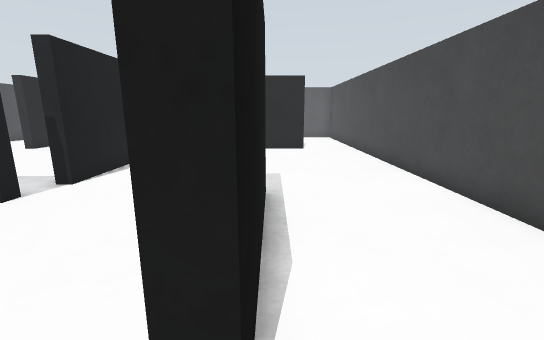
View 1 (above)

16 first-person views from a walk through a world built for the Gazebo simulator. The camera is 0.51 m above the floor, tilts 12° down and sees 90° across. The floor is counted in squares, 0.25 m on a side. Each view is taken from the middle of a square. On the plan, view 1 faces up. The plan holds only what a view shows up to about 16 squares ahead; the rest is blank. The place goes on beyond the plan.

View 2
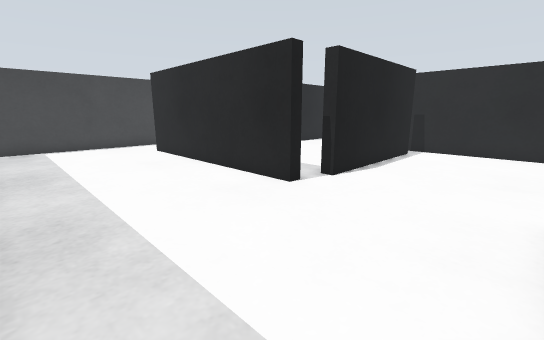

View 3
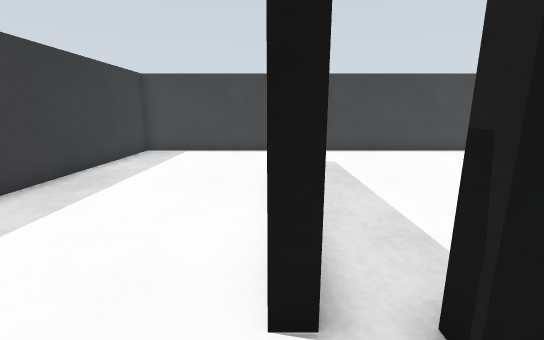

View 4
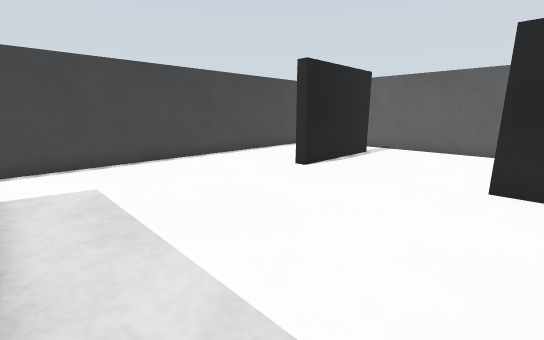

View 5
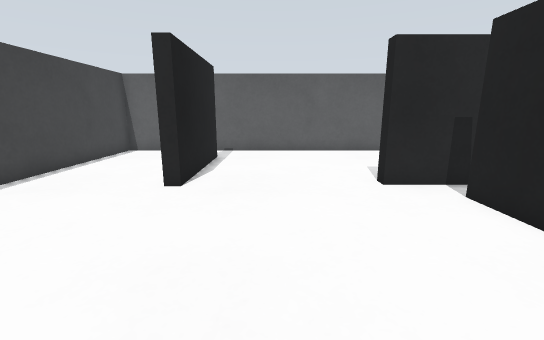

View 6
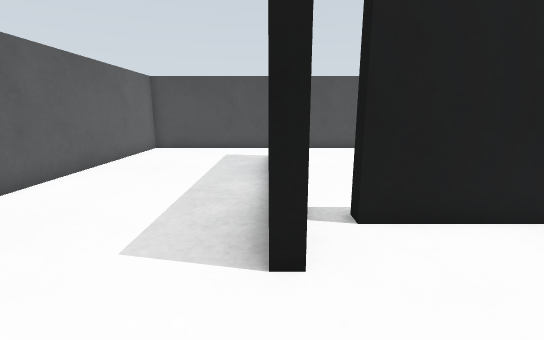

View 7
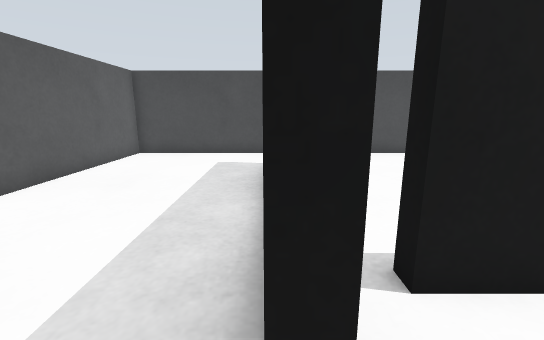

View 8
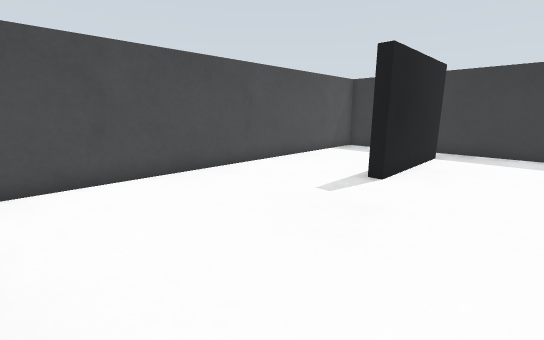

View 9
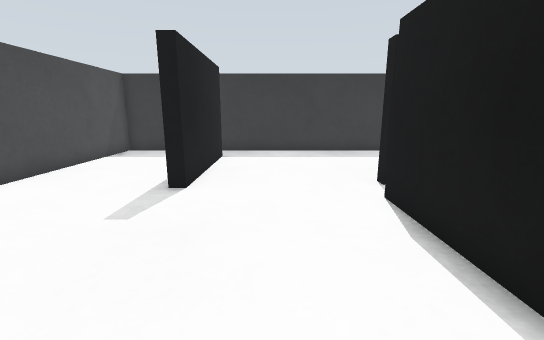

View 10
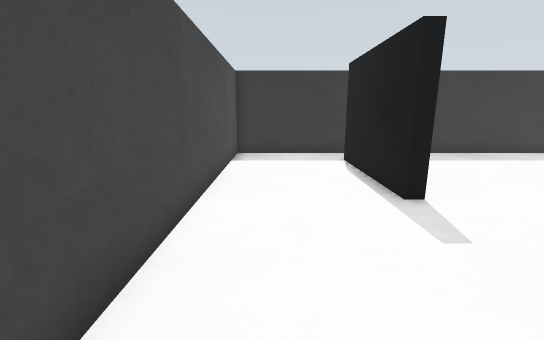

View 11
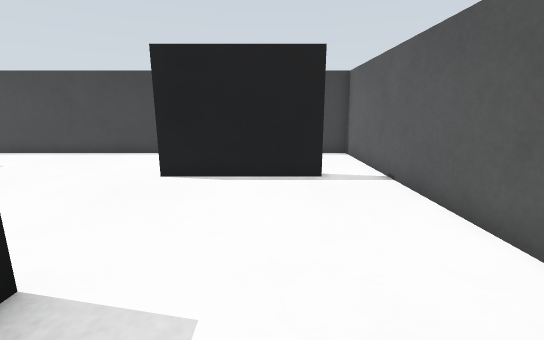

View 12
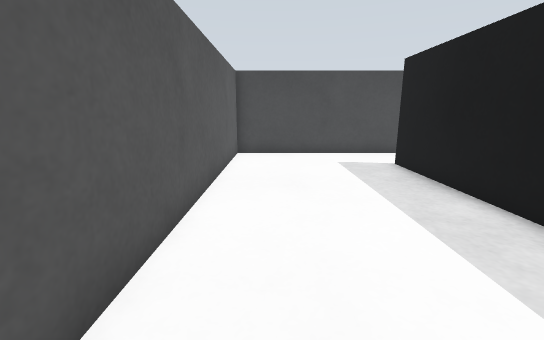

View 13
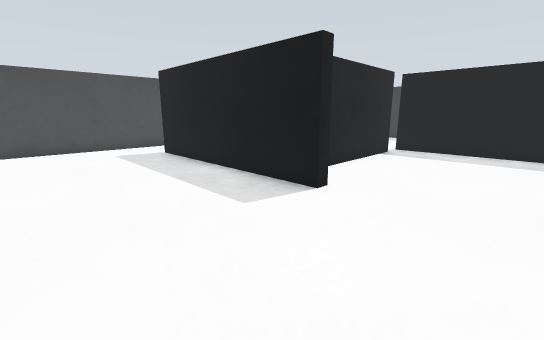

View 14
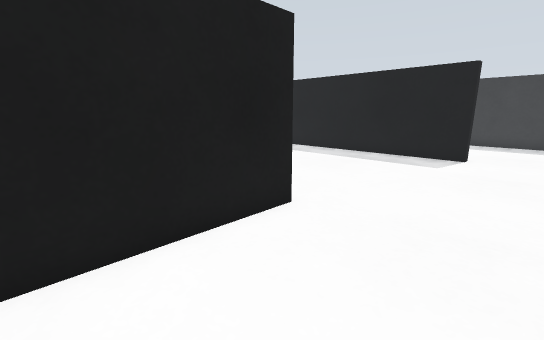

View 15
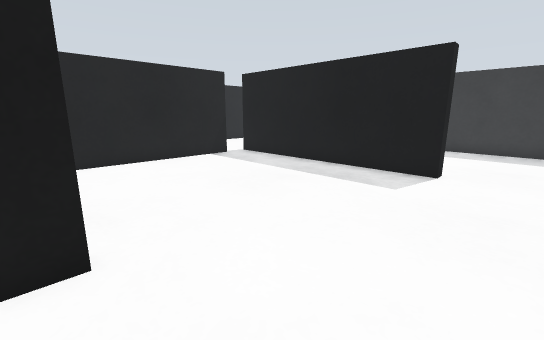

View 16
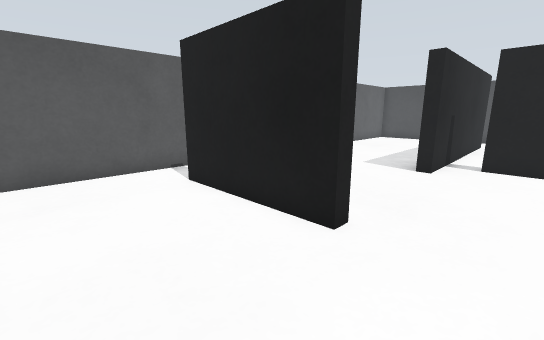

### Floor plan
Points are (right, up) in squares from view 1. A wall is a line through its corners. A room is listed if a view was taken in it or the views show most of it. See-through windows are left out.
Room 1 (views 1, 2, 3, 4, 5, 6, 7, 8, 9, 10, 11, 12, 13, 14, 15, 16)
walls: (-6.2, 7.6) (-6.2, 14.4) (-5.8, 14.4) (-5.8, 7.6) (-6.2, 7.6); (-6.2, 6.4) (-6.2, 6) (-15.8, 6) (-15.8, 6.4) (-6.2, 6.4); (-0.6, 6.8) (-0.2, 6.8) (-0.2, 1.2) (-0.6, 1.2) (-0.6, 6.8); (1.9, 15.6) (-7.8, 15.6) (-7.8, 16) (1.9, 16); (-13.6, 20.6) (-13.6, 15.4) (-14, 15.4) (-14, 20.6); (-18.8, -0.8) (4.8, -0.8) (4.8, 22.8) (-18.8, 22.8) (-18.8, -0.8)

Where each view was taken, in squares from view 1:
view 1: 0 up, 0 right, facing up
view 2: 0 up, 1 left, facing up-left
view 3: 6 up, 4 left, facing left
view 4: 7 up, 7 left, facing up-left
view 5: 8 up, 11 left, facing up
view 6: 16 up, 11 left, facing right
view 7: 16 up, 9 left, facing right
view 8: 15 up, 4 left, facing down-right
view 9: 14 up, 3 left, facing down
view 10: 13 up, 3 right, facing down
view 11: 19 up, 5 left, facing left
view 12: 21 up, 9 left, facing right
view 13: 22 up, 12 left, facing down-right
view 14: 20 up, 18 left, facing down-right
view 15: 16 up, 18 left, facing down-right
view 16: 13 up, 18 left, facing up-right
